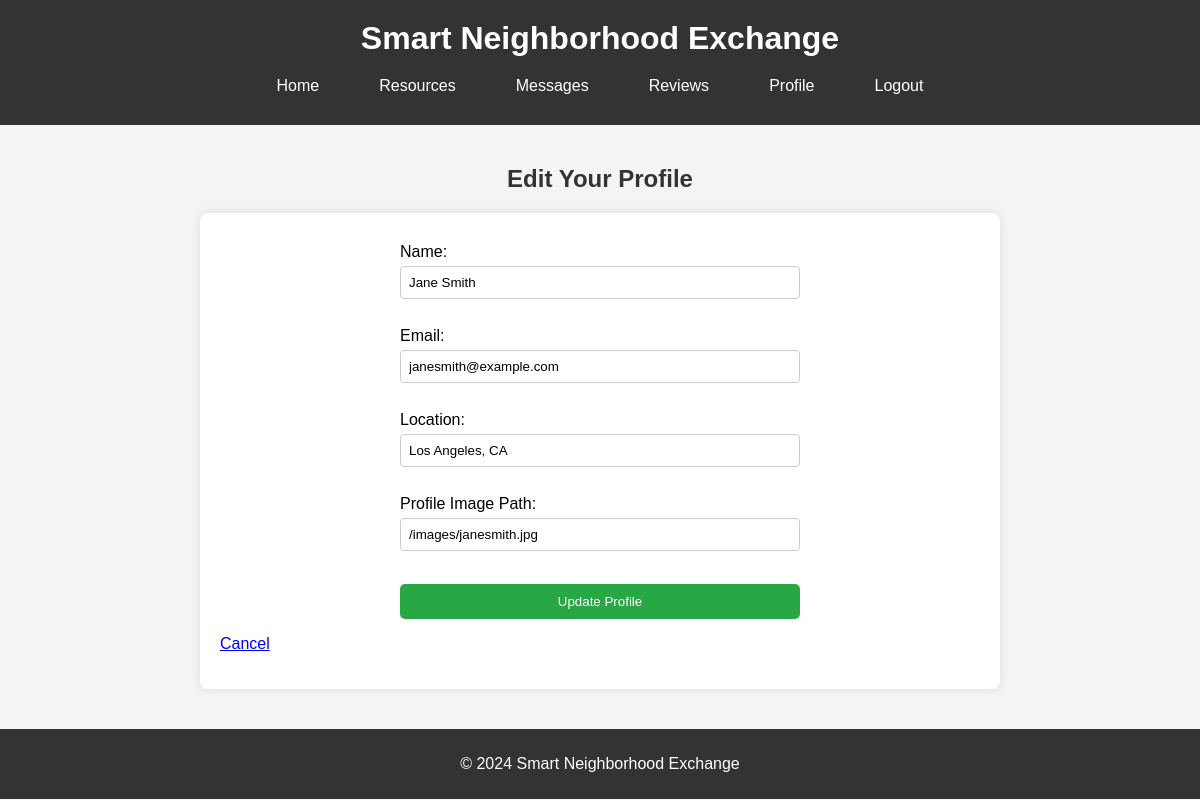
Screenshot of /edit_profile (signed in) with the database file from the repository.
### tables this page shows
CREATE TABLE Users (
    user_id INTEGER PRIMARY KEY AUTOINCREMENT,
    name TEXT NOT NULL,
    email TEXT NOT NULL UNIQUE,
    password TEXT NOT NULL,
    profile_image TEXT,
    location TEXT
);

### app.py (the view, shortened to what this page needs)
@app.route('/edit_profile', methods=['GET', 'POST'])
def edit_profile():
    if 'user_id' not in session:
        flash('Please log in to access your profile', 'error')
        return redirect(url_for('login'))
    user_id = session['user_id']
    conn = get_db_connection()
    user = conn.execute('SELECT * FROM Users WHERE user_id = ?', (user_id,)).fetchone()
    conn.close()
    return render_template('edit_profile.html',
                           user_name=user['name'],
                           user_email=user['email'],
                           user_location=user['location'],
                           user_profile_image=user['profile_image'])

### app.py (called while the page is built)
def get_db_connection():
    conn = sqlite3.connect('exchange.db')
    conn.row_factory = sqlite3.Row
    return conn

### templates/edit_profile.html (shortened to what this page needs)
{% extends 'layout.html' %}
{% block content_title %}Edit Your Profile{% endblock %}
{% block content %}
    <form method="POST" action="{{ url_for('edit_profile') }}">
        <label for="name">Name:</label>
        <input type="text" name="name" value="{{ user_name }}" required><br>
        <label for="email">Email:</label>
        <input type="email" name="email" value="{{ user_email }}" required><br>
        <label for="location">Location:</label>
        <input type="text" name="location" value="{{ user_location }}"><br>
        <label for="profile_image">Profile Image Path:</label>
        <input type="text" name="profile_image" value="{{ user_profile_image }}" placeholder="e.g., /static/images/profile.jpg"><br>
        <input type="submit" value="Update Profile">
    </form>
    <p><a href="{{ url_for('profile') }}">Cancel</a></p>
{% endblock %}

### static/style.css (style rules this page uses)
body { font-family: Arial, sans-serif; margin: 0; padding: 0; background-color: #f4f4f4; }
form { display: flex; flex-direction: column; max-width: 400px; margin: 0 auto; }
label { margin-top: 10px; }
input, textarea { padding: 8px; margin-top: 5px; border-radius: 4px; border: 1px solid #ccc; }
input[type="submit"] { margin-top: 15px; background-color: #28a745; color: white; border: none; padding: 10px; cursor: pointer; border-radius: 5px; }

### rows the page displays
Users: name "Jane Smith", email "janesmith@example.com", location "Los Angeles, CA", profile_image "/images/janesmith.jpg"
